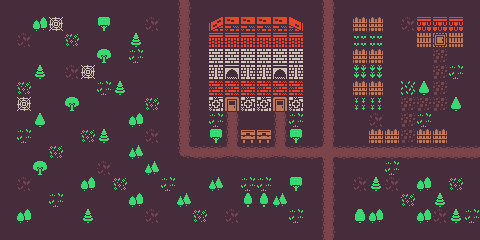

A level layout from a 2D game, rendered from its tile map. Below: a short description, then the map file with its tile-grid data intact:
An orthogonal 30x15 tile map with 16x16 px tiles, 2 tile layers (Floor, Wall) and 8 objects.

<map version="1.9" tiledversion="1.9.2" orientation="orthogonal" renderorder="right-down" width="30" height="15" tilewidth="16" tileheight="16" infinite="0" nextlayerid="8" nextobjectid="9">
 <tileset firstgid="1" name="tiles" tilewidth="16" tileheight="16" tilecount="1078" columns="49">
  <image source="tiles.png" width="784" height="352" />
 </tileset>
 <layer id="1" name="Floor" width="30" height="15">
  <data encoding="csv">
1,1,1,1,1,1,1,1,1,1,1,58,1,1,1,1,1,1,1,1,58,1,1,1,1,1,1,1,1,1,
1,1,1,738,1,1,1,1,1,2,1,58,1,1,1,1,1,1,1,1,58,1,1,1,1,2,1,1,1,1,
1,2,1,1,7,1,1,1,1,1,1,58,1,1,1,1,1,1,1,1,58,1,308,308,1,1,1,1,1,1,
1,1,1,1,1,1,1,1,6,1,1,58,1,1,1,1,1,1,1,1,58,1,1,1,1,1,1,3,1,1,
1,1,1,1,2,738,1,1,1,1,1,58,1,1,1,1,1,1,1,1,58,1,311,311,1,1,1,3,6,1,
1,7,1,1,1,1,6,1,1,1,1,58,1,1,1,1,1,1,1,1,58,1,1,1,1,8,1,3,1,1,
1,738,1,1,1,1,1,1,1,7,1,58,1,1,1,1,1,1,1,1,58,1,309,309,1,3,3,3,1,1,
1,1,1,1,1,1,1,1,1,1,1,58,1,6,58,1,1,58,6,1,58,1,1,2,1,3,6,1,1,1,
1,6,1,1,1,7,1,1,1,2,1,58,1,1,58,1,1,58,1,1,58,1,1,1,1,3,1,1,1,1,
1,1,1,7,1,1,1,1,1,1,1,856,808,808,811,808,808,811,808,808,61,808,808,808,808,808,808,808,808,808,
1,1,1,1,1,1,2,1,1,1,1,1,1,1,1,1,1,1,1,1,58,1,1,1,6,1,1,1,1,1,
1,2,1,1,1,1,1,7,1,1,6,1,1,1,1,6,6,1,1,1,58,1,2,1,2,1,1,1,7,1,
1,1,1,6,1,1,1,1,1,1,1,1,1,1,1,1,1,1,1,1,58,1,1,1,1,7,1,1,1,1,
1,1,1,1,1,1,1,1,1,2,1,1,7,1,2,1,1,1,6,1,58,1,1,1,1,1,1,2,1,6,
1,1,1,1,1,1,1,1,1,1,1,1,1,1,1,1,1,1,1,1,58,1,1,1,1,1,1,1,1,1
</data>
 </layer>
 <layer id="2" name="Wall" width="30" height="15">
  <data encoding="csv">
0,0,0,0,0,0,0,0,0,0,0,0,0,0,0,0,0,0,0,0,0,0,0,0,0,0,0,0,0,0,
0,0,53,0,0,0,55,0,0,0,0,0,0,594,595,595,595,595,596,0,0,0,149,149,0,0,547,547,547,0,
0,0,0,0,0,0,0,0,51,0,0,0,0,546,546,546,546,546,546,0,0,0,0,0,0,0,798,800,798,0,
0,0,0,0,0,0,103,0,0,0,0,0,0,844,844,844,844,844,844,0,0,0,149,149,0,0,0,0,0,0,
0,0,51,0,0,0,0,0,0,0,0,0,0,893,790,893,893,790,893,0,0,0,0,0,0,0,0,0,0,0,
0,0,0,0,0,0,0,51,0,0,0,0,0,743,743,743,743,743,743,0,0,0,149,149,0,0,50,0,0,0,
0,0,0,0,103,0,0,0,0,0,0,0,0,591,445,591,591,445,591,0,0,0,0,0,0,0,0,0,50,0,
0,0,50,0,0,0,0,0,53,0,0,0,0,0,0,0,0,0,0,0,0,0,0,0,0,0,0,0,0,0,
0,0,0,0,0,0,51,0,0,0,0,0,0,55,0,346,346,0,55,0,0,0,0,149,149,0,149,149,0,0,
0,0,0,0,0,0,0,0,102,0,0,0,0,0,0,0,0,0,0,0,0,0,0,0,0,0,0,0,0,0,
0,0,103,0,0,0,0,0,0,102,0,0,0,0,0,0,0,0,0,0,0,0,0,0,0,0,0,0,0,0,
0,0,0,0,0,53,0,0,0,0,0,0,0,102,0,0,0,0,55,0,0,0,0,51,0,0,53,0,0,0,
0,0,0,0,0,0,0,0,53,0,0,102,0,0,0,52,52,102,0,0,0,0,0,0,0,0,0,51,0,0,
0,53,0,0,0,51,0,0,0,0,0,0,0,0,0,0,0,0,0,0,0,0,54,53,0,0,53,0,51,0,
0,0,0,0,0,0,0,0,0,0,0,0,0,0,0,0,0,0,0,0,0,0,0,0,0,0,0,0,0,0
</data>
 </layer>
 <objectgroup id="3" name="Transitions">
  <object id="1" gid="1010" x="464" y="160" width="16" height="16">
   <properties>
    <property name="map" value="map1" />
    <property name="spawnpoint" value="2" />
   </properties>
  </object>
 </objectgroup>
 <objectgroup id="4" name="SpawnPoints">
  <object id="2" x="448" y="144" width="16" height="16">
   <properties>
    <property name="id" value="1" />
   </properties>
  </object>
 </objectgroup>
 <objectgroup id="5" name="Enemies">
  <object id="5" gid="276" x="96" y="208" width="16" height="16">
   <properties>
    <property name="type" value="beetle" />
   </properties>
  </object>
  <object id="6" gid="272" x="384" y="224" width="16" height="16">
   <properties>
    <property name="type" value="wasp" />
   </properties>
  </object>
  <object id="7" gid="274" x="48" y="64" width="16" height="16">
   <properties>
    <property name="type" value="spider" />
   </properties>
  </object>
  <object id="8" gid="421" x="16" y="176" width="16" height="16">
   <properties>
    <property name="type" value="snake" />
   </properties>
  </object>
 </objectgroup>
 <objectgroup id="6" name="Items" />
 <objectgroup id="7" name="NPCs">
  <object id="3" gid="177" x="240" y="128" width="16" height="16">
   <properties>
    <property name="type" value="queen" />
   </properties>
  </object>
  <object id="4" gid="178" x="416" y="64" width="16" height="16">
   <properties>
    <property name="type" value="boy" />
   </properties>
  </object>
 </objectgroup>
</map>
